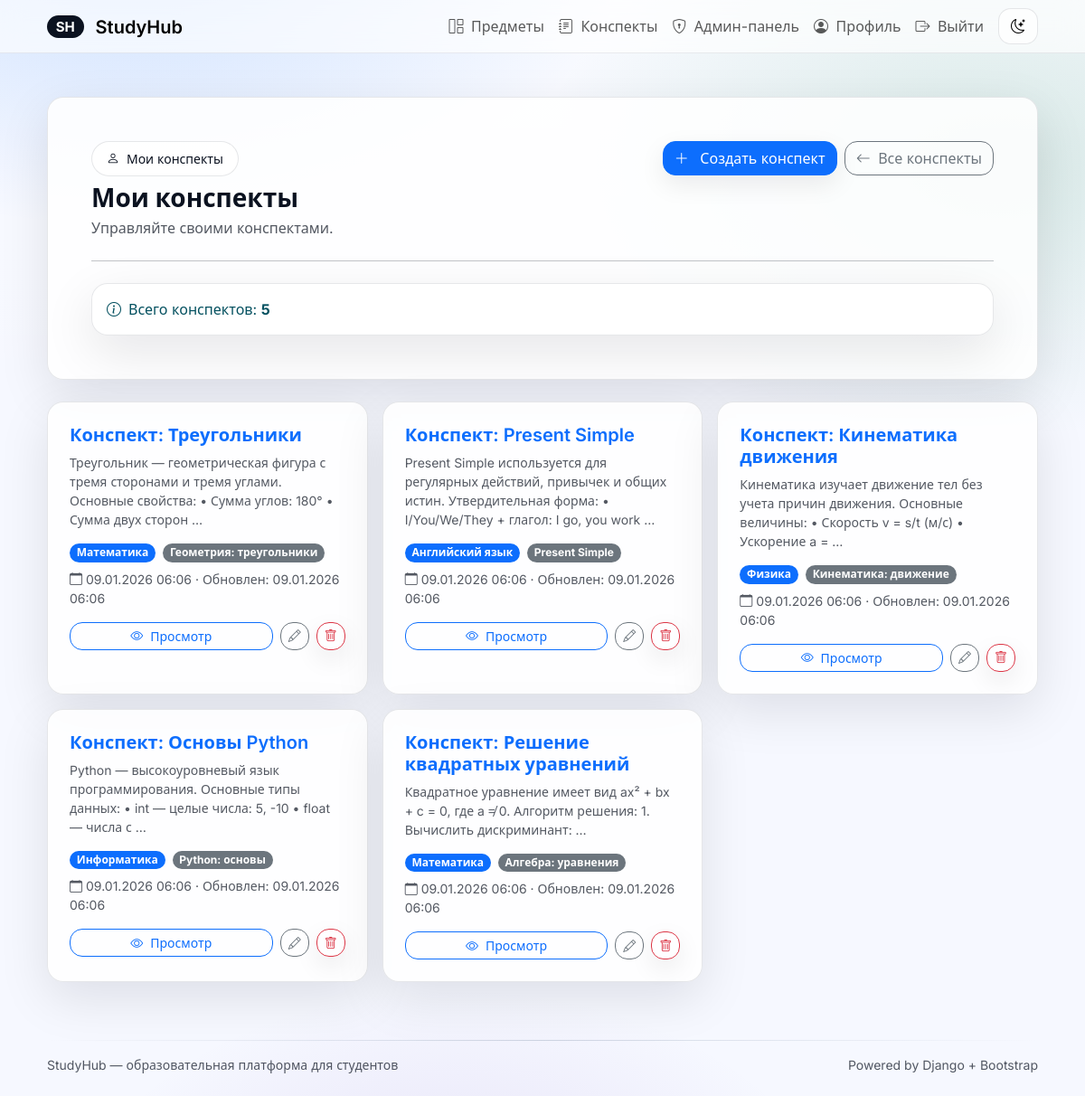
Page /notes/my/ (signed in) on the committed database.
### core/models.py (models this page shows, shortened)
class Note(models.Model):
    user = models.ForeignKey(settings.AUTH_USER_MODEL, on_delete=models.CASCADE, related_name='notes', verbose_name='Автор')
    title = models.CharField(max_length=200, verbose_name='Заголовок')
    content = models.TextField(verbose_name='Содержимое')
    subject = models.ForeignKey(Subject, on_delete=models.CASCADE, related_name='notes', null=True, blank=True, verbose_name='Предмет')
    topic = models.ForeignKey(Topic, on_delete=models.CASCADE, related_name='notes', null=True, blank=True, verbose_name='Тема')
    created_at = models.DateTimeField(auto_now_add=True, verbose_name='Создан')
    updated_at = models.DateTimeField(auto_now=True, verbose_name='Обновлен')
    class Meta:
        ordering = ['-created_at']
        verbose_name = 'Конспект'
        verbose_name_plural = 'Конспекты'

class Subject(models.Model):
    name = models.CharField(max_length=200, verbose_name='Название')
    image = models.ImageField(upload_to='subjects/', blank=True, null=True, verbose_name='Изображение')
    description = models.TextField(blank=True, verbose_name='Описание')
    class Meta:
        ordering = ['name']
        verbose_name = 'Предмет'
        verbose_name_plural = 'Предметы'

class Topic(models.Model):
    subject = models.ForeignKey(Subject, on_delete=models.CASCADE, related_name='topics')
    name = models.CharField(max_length=200)
    description = models.TextField(blank=True)
    class Meta:
        ordering = ['subject__name', 'name']
        verbose_name = 'Тема'
        verbose_name_plural = 'Темы'

### core/views.py (the view)
# urls.py: path('notes/my/', views.my_notes, name='my_notes'),
@login_required
def my_notes(request: HttpRequest) -> HttpResponse:
    notes = Note.objects.filter(user=request.user).select_related('subject', 'topic').order_by('-created_at')
    return render(request, 'core/notes/my_notes.html', {'notes': notes})

### templates/core/notes/my_notes.html (shortened to what this page needs)
{% extends "base.html" %}
{% block content %}
  <div class="sh-glass sh-card p-4 p-lg-5 mb-4">
    <div class="d-flex flex-wrap justify-content-between align-items-start gap-3">
      <div>
        <div class="d-inline-flex align-items-center gap-2 mb-2">
          <span class="px-3 py-2 sh-chip small"><i class="bi bi-person me-1"></i> Мои конспекты</span>
        </div>
        <h1 class="h3 fw-bold mb-1">Мои конспекты</h1>
        <div class="sh-muted">Управляйте своими конспектами.</div>
      </div>
      <div class="d-flex gap-2">
        <a class="btn btn-primary" href="{% url 'note_create' %}">
          <i class="bi bi-plus-lg me-2"></i> Создать конспект
        </a>
        <a class="btn btn-outline-secondary" href="{% url 'notes_list' %}">
          <i class="bi bi-arrow-left me-1"></i> Все конспекты
        </a>
      </div>
    </div>
    <hr class="my-4" />
    <div class="alert alert-info sh-glass sh-card mb-0">
      <i class="bi bi-info-circle me-2"></i>Всего конспектов: <strong>{{ notes|length }}</strong>
    </div>
  </div>
  {% if notes %}
    <div class="row g-3">
      {% for note in notes %}
        <div class="col-12 col-md-6 col-lg-4">
          <div class="sh-glass sh-card p-4 h-100">
            <div class="d-flex justify-content-between align-items-start gap-2 mb-2">
              <h3 class="h5 fw-semibold mb-0">
                <a href="{% url 'note_detail' note.id %}" class="text-decoration-none">{{ note.title }}</a>
              </h3>
            </div>
            <div class="small sh-muted mb-3">
              {{ note.content|truncatewords:20 }}
            </div>
            <div class="d-flex flex-wrap gap-2 mb-2">
              {% if note.subject %}
                <span class="badge bg-primary">{{ note.subject.name }}</span>
              {% endif %}
              {% if note.topic %}
                <span class="badge bg-secondary">{{ note.topic.name }}</span>
              {% endif %}
            </div>
            <div class="small sh-muted mb-3">
              <i class="bi bi-calendar me-1"></i>{{ note.created_at|date:"d.m.Y H:i" }}
              {% if note.updated_at != note.created_at %}
                · Обновлен: {{ note.updated_at|date:"d.m.Y H:i" }}
              {% endif %}
            </div>
            <div class="d-flex gap-2">
              <a href="{% url 'note_detail' note.id %}" class="btn btn-sm btn-outline-primary flex-fill">
                <i class="bi bi-eye me-1"></i> Просмотр
              </a>
              <a href="{% url 'note_edit' note.id %}" class="btn btn-sm btn-outline-secondary">
                <i class="bi bi-pencil"></i>
              </a>
              <a href="{% url 'note_delete' note.id %}" class="btn btn-sm btn-outline-danger">
                <i class="bi bi-trash"></i>
              </a>
            </div>
          </div>
        </div>
      {% endfor %}
    </div>
  {% endif %}
{% endblock %}

### templates/base.html (style rules this page uses)
:root { --sh-radius: 18px; --sh-radius-sm: 14px; --sh-border: rgba(15, 23, 42, 0.10); --sh-shadow: 0 18px 55px rgba(2, 6, 23, 0.10); --sh-shadow-soft: 0 10px 28px rgba(2, 6, 23, 0.08); --sh-text: #0b1220; --sh-muted: rgba(11, 18, 32, 0.70); --sh-bg: #f6f8ff; --sh-surface: rgba(255, 255, 255, 0.86); --sh-surface-2: rgba(255, 255, 255, 0.72); }
body { font-family: Inter, system-ui, -apple-system, Segoe UI, Roboto, Arial, sans-serif; color: var(--sh-text); background: radial-gradient(920px 520px at 12% -5%, rgba(13, 110, 253, 0.18), transparent 60%), radial-gradient(880px 520px at 92% 15%, rgba(25, 135, 84, 0.14), transparent 58%), radial-gradient(760px 520px at 42% 115%, rgba(111, 66, 193, 0.14), transparent 58%), linear-gradient(180deg, rgba(255, 255, 255, 0.30), transparent 40%), var(--sh-bg); }
.sh-glass { background: var(--sh-surface); border: 1px solid var(--sh-border); box-shadow: var(--sh-shadow); }
.sh-card { border-radius: var(--sh-radius); }
.sh-muted { color: var(--sh-muted); }
.btn { border-radius: 14px; box-shadow: 0 10px 28px rgba(2, 6, 23, 0.08); }
.btn-outline-secondary, .btn-outline-primary { box-shadow: none; }
.badge { border-radius: 999px; }
.sh-chip { border: 1px solid var(--sh-border); background: var(--sh-surface-2); border-radius: 999px; }

### rows in the picture
Note: title "Конспект: Треугольники", content "Треугольник — геометрическая фигура с тремя сторонами и тремя углами. Основные свойства: • Сумма углов: 180° • Сумма двух сторон …", subject.name "Математика", topic.name "Геометрия: треугольники", created_at "09.01.2026 06:06", updated_at "09.01.2026 06:06"
Note: title "Конспект: Present Simple", content "Present Simple используется для регулярных действий, привычек и общих истин. Утвердительная форма: • I/You/We/They + глагол: I go, you work …", subject.name "Английский язык", topic.name "Present Simple", created_at "09.01.2026 06:06", updated_at "09.01.2026 06:06"
Note: title "Конспект: Кинематика движения", content "Кинематика изучает движение тел без учета причин движения. Основные величины: • Скорость v = s/t (м/с) • Ускорение a = …", subject.name "Физика", topic.name "Кинематика: движение", created_at "09.01.2026 06:06", updated_at "09.01.2026 06:06"
Note: title "Конспект: Основы Python", content "Python — высокоуровневый язык программирования. Основные типы данных: • int — целые числа: 5, -10 • float — числа с …", subject.name "Информатика", topic.name "Python: основы", created_at "09.01.2026 06:06", updated_at "09.01.2026 06:06"
Note: title "Конспект: Решение квадратных уравнений", content "Квадратное уравнение имеет вид ax² + bx + c = 0, где a ≠ 0. Алгоритм решения: 1. Вычислить дискриминант: …", subject.name "Математика", topic.name "Алгебра: уравнения", created_at "09.01.2026 06:06", updated_at "09.01.2026 06:06"

### other values in the picture
{{ notes|length }} "5"
